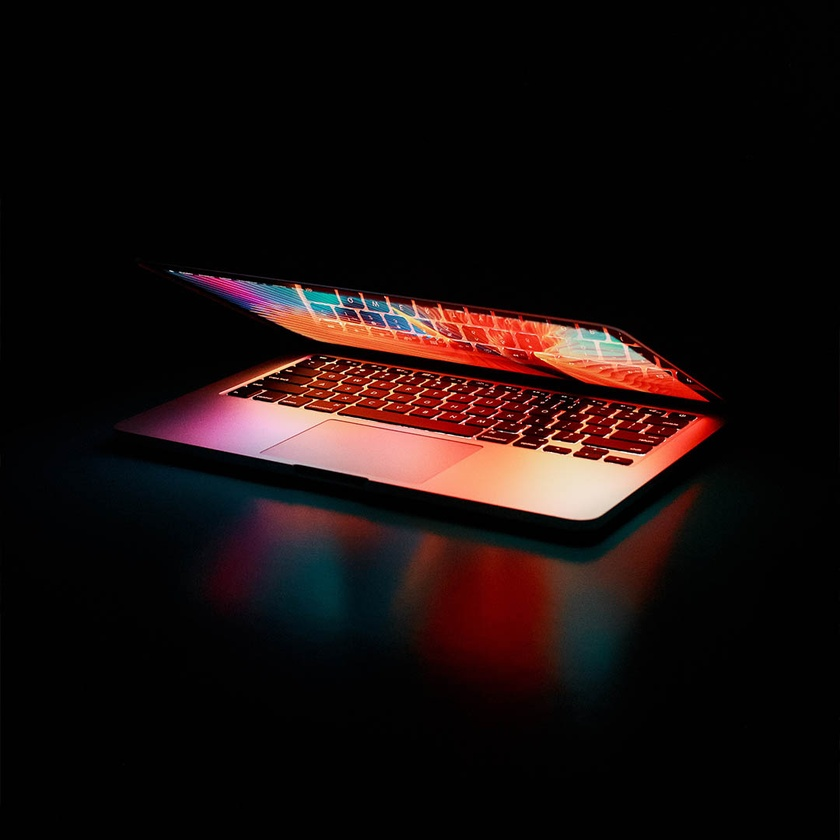
#> input picture laptop.jpg, 840 x 840 px, shrunk from 1080 x 1080 before the run
$ python app.py
#> lines starting #> are read from the running program, lines starting #| are printed output that depends on the picture
from PIL import Image
from PIL import ImageDraw
from PIL import ImageFont

#Quais palavras sobrepor na imagem
palavras = ['Notebok gamer',' Notebook Office', 'Notebook Bonito', 'Notebook Zero Bala']
contador = 1
for palavra in palavras:
    #abrir a imagem
    imagem = Image.open('laptop.jpg')
#> imagem is the input picture: PIL image 840x840 RGB; mean R, G, B 25.1, 14.6, 13.7
    #abrir a sobreposição
    draw = ImageDraw.Draw(imagem)
    # setar qual fonte quero usar
    fonte = ImageFont.truetype('BRADHITC.TTF',60)
    #sobrepor (escrever por cima) da imagem
    draw.text((300,77),palavra,font=fonte)
    #salvar essa imagem
    imagem.save(f'imagem{contador}.jpg')
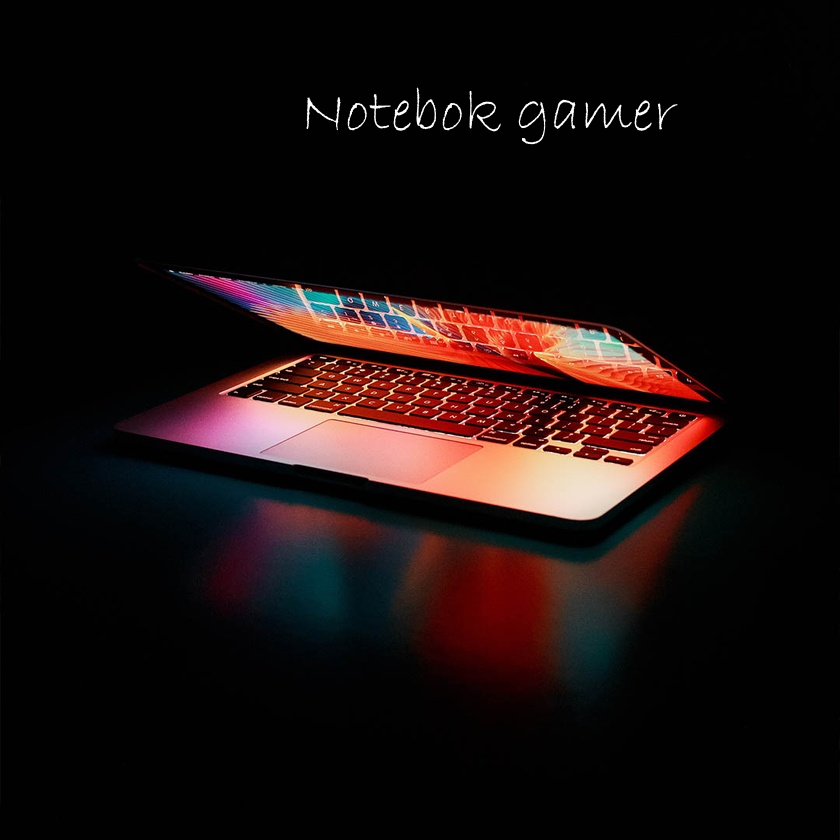
#> saved as imagem1.jpg: PIL image 840x840 RGB; mean R, G, B 25.8, 15.3, 14.4
    contador += 1
